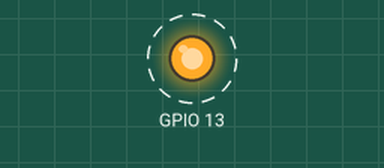
A sketch run on a simulated ESP32. Shown: output pins drawn as LEDs (lit = HIGH). Dashed ring = blinking. Random numbers use the default seed unless the sketch sets one; what the sketch prints to the serial monitor is not drawn.

Above: at 0.2 s.
Timing chart, 0 to 5.8 s (numbered marks = the images above):
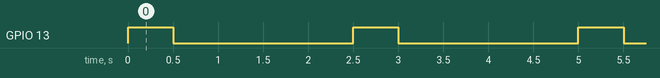

The sketch:

esp32MailboxSensorTX.ino
```cpp
/*
  ESP-NOW Demo - Transmit
  esp-now-demo-xmit.ino
  Sends data to Responder

  DroneBot Workshop 2022
  https://dronebotworkshop.com
*/

// Include Libraries
#include <esp_now.h>
#include <WiFi.h>

// Variables for test data
int int_value;
float float_value;
bool bool_value = true;

// MAC Address of responder - edit as required
//uint8_t broadcastAddress[] = {0xFF, 0xFF, 0xFF, 0xFF, 0xFF, 0xFF};
//uint8_t broadcastAddress[] = {0x94, 0xB9, 0x7E, 0x79, 0xC7, 0xE4}; // Short cord
uint8_t broadcastAddress[] = {0x94, 0xB9, 0x7E, 0x79, 0xC8, 0x28}; // Long cord
//uint8_t broadcastAddress[] = {0x98, 0xCD, 0xAC, 0x51, 0xA9, 0x64}; // ESP32

// Define a data structure
typedef struct struct_message {
  char a[32];
  int b;
  float c;
  bool d;
} struct_message;

// Create a structured object
struct_message myData;

// Peer info
esp_now_peer_info_t peerInfo;

void printBroadcastAddress() {
  for (int hexade=0; hexade<6; hexade++) {
    Serial.print(broadcastAddress[hexade], HEX); if (hexade < 5) {Serial.print(":");}
  }
}

// Callback function called when data is sent
void OnDataSent(const uint8_t *mac_addr, esp_now_send_status_t status) {
  Serial.print(millis());
  Serial.print(" ");
  Serial.print("MAC "); Serial.print(WiFi.macAddress());
  Serial.print(" is Broadcasting --> to ");
  printBroadcastAddress();
  Serial.print(" Send Status: ");
  Serial.println(status == ESP_NOW_SEND_SUCCESS ? "Delivery Success" : "Delivery Fail");
}

void setup() {

  // Set up Serial Monitor
  Serial.begin(115200);
  pinMode(13, OUTPUT);
  digitalWrite(13, LOW);

  // Set ESP32 as a Wi-Fi Station
  WiFi.mode(WIFI_STA);
  Serial.print("I'm TX MAC Address: ");
  Serial.println(WiFi.macAddress());

  // Initilize ESP-NOW
  if (esp_now_init() != ESP_OK) {
    Serial.println("Error initializing ESP-NOW");
    return;
  }

  // Register the send callback
  esp_now_register_send_cb(OnDataSent);

  // Register peer
  memcpy(peerInfo.peer_addr, broadcastAddress, 6);
  peerInfo.channel = 0;
  peerInfo.encrypt = false;

  // Add peer
  if (esp_now_add_peer(&peerInfo) != ESP_OK){
    Serial.println("Failed to add peer");
    return;
  }
}

void loop() {

  // Create test data

  // Generate a random integer
  int_value = random(1,20);

  // Use integer to make a new float
  float_value = 1.3 * int_value;

  // Invert the boolean value
  bool_value = !bool_value;

  // Format structured data
  strcpy(myData.a, "Welcome to the Workshop!");
  myData.b = int_value;
  myData.c = float_value;
  myData.d = bool_value;

  // Send message via ESP-NOW
  digitalWrite(13, HIGH);
  esp_err_t result = esp_now_send(broadcastAddress, (uint8_t *) &myData, sizeof(myData));

  if (result == ESP_OK) {
    Serial.print("esp_now_send() OK ");
  }
  else {
    Serial.print("esp_now_send() not OK ");
  }
  delay(500);
  digitalWrite(13, LOW);
  delay(2000);

}
```

Measured:
- by itself, GPIO 13: alternates HIGH for 0.50 s and LOW for 2.0 s
